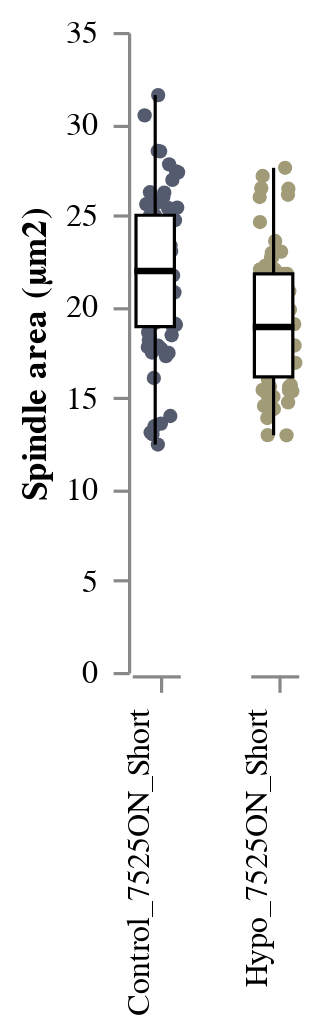

Notebook code cell kept with this figure:
### Code cell
STRIP_SpindleArea = stripbox(
    data = df, 
    y = "Area", 
    x = "Condition", 
    y_title = "Spindle area (µm2)", 
    colour = "Condition"
)
STRIP_SpindleArea

### Figure 1 — Vega-Lite specification as saved in the notebook (floating-point values rounded to 4 significant figures; data arrays with more than 128 entries replaced by an {"elided": "..."} marker saying what was removed)
{"config": {"view": {"continuousWidth": 400, "continuousHeight": 300, "stroke": "transparent", "strokeWidth": 0.5}, "axis": {"grid": true, "labelPadding": 5, "ticks": true}, "facet": {"spacing": 18}, "header": {"labelOrient": "bottom", "title": null}}, "data": {"name": "data-62550d3ee3bffa22cafcd943bcc5dc00"}, "facet": {"column": {"type": "nominal", "field": "Condition", "header": {"labelAlign": "right", "labelAngle": -90, "labelOrient": "bottom", "labelPadding": 5, "titleOrient": "top"}}}, "spec": {"layer": [{"mark": {"type": "circle", "opacity": 1, "size": 20}, "encoding": {"color": {"type": "nominal", "field": "Condition", "legend": null, "scale": {"scheme": "cividis"}}, "x": {"type": "quantitative", "axis": {"grid": false, "labels": false, "ticks": true, "values": [0]}, "field": "jitter", "title": null}, "y": {"type": "quantitative", "axis": {"grid": false, "labels": true, "ticks": true}, "field": "Area", "title": "Spindle area (µm2)"}}, "height": 200, "transform": [{"calculate": "(sqrt(-2 * log(random() / 2)) * cos(2 * PI * random() / 2))", "as": "jitter"}], "width": 15}, {"mark": {"type": "boxplot", "extent": "min-max", "size": 12}, "encoding": {"color": {"value": "white"}, "opacity": {"value": 1}, "stroke": {"value": "black"}, "y": {"type": "quantitative", "field": "Area", "title": "Spindle area (µm2)"}}, "height": 200, "width": 30}]}, "$schema": "https://vega.github.io/schema/vega-lite/v4.8.1.json", "datasets": {"data-62550d3ee3bffa22cafcd943bcc5dc00": {"elided": "206 records"}}}
